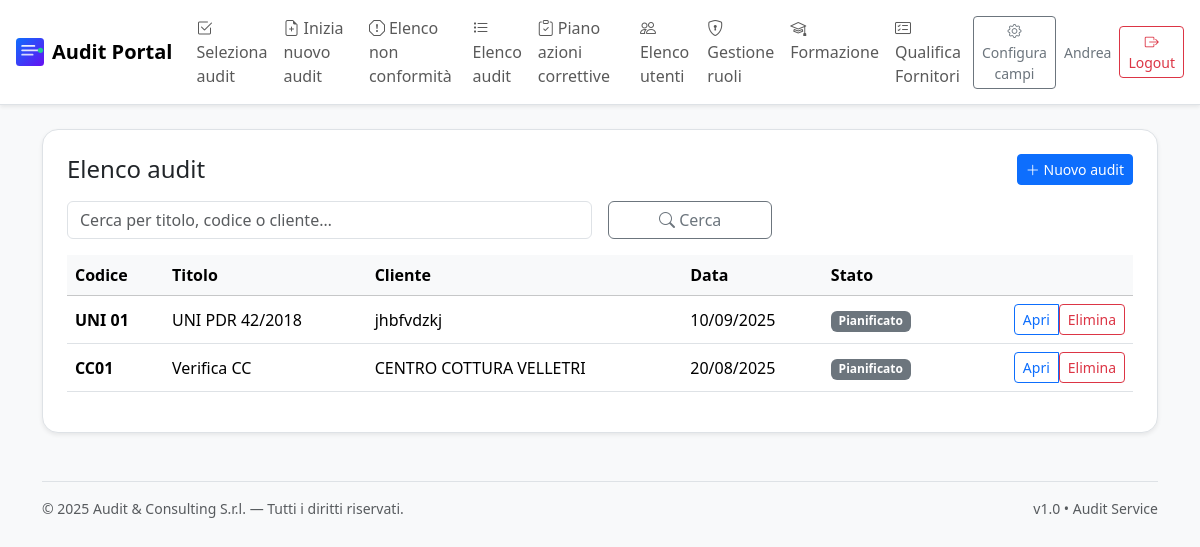
/audits (signed in), run on an earlier commit of the app's database.
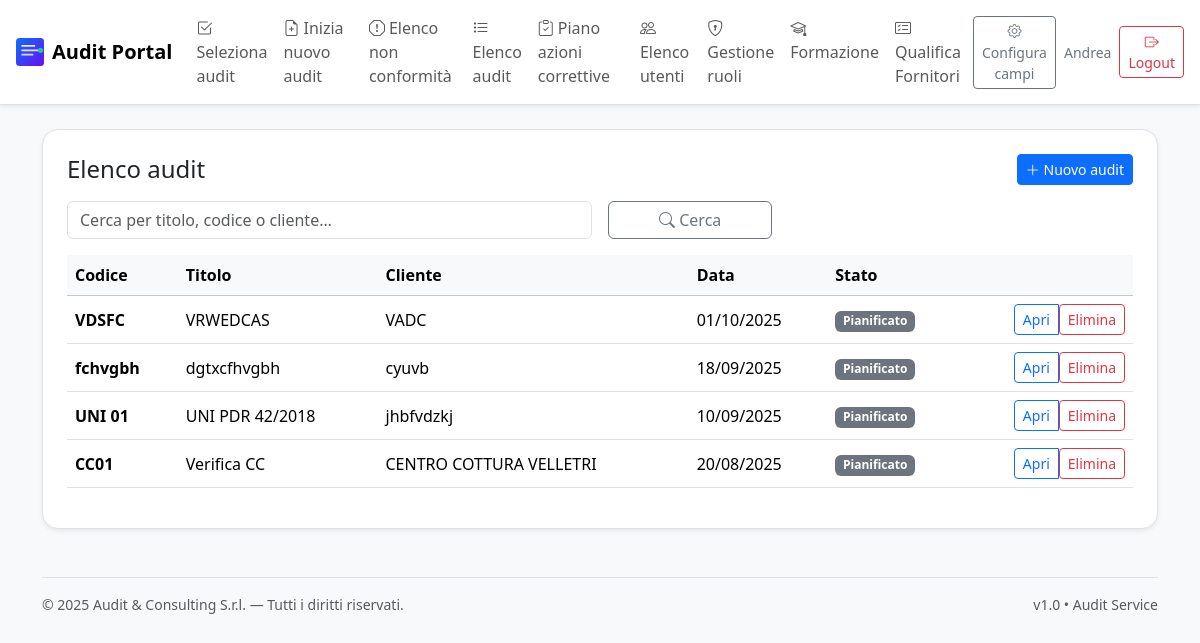
And on a later commit of the database.
### models.py (models this page shows, shortened)
class Audit(db.Model):
    __tablename__ = "audits"
    id = db.Column(db.Integer, primary_key=True)
    titolo = db.Column(db.String(200), nullable=False)
    codice = db.Column(db.String(50), unique=True, nullable=False)
    data_audit = db.Column(db.Date, nullable=False)
    cliente = db.Column(db.String(200), nullable=True)
    sede = db.Column(db.String(200), nullable=True)
    norma = db.Column(db.String(100), nullable=True)  # es: ISO 9001, ISO 37001, UNI/PdR 125
    stato = db.Column(db.String(50), default="In corso")  # In corso, Chiuso, Pianificato
    extra = db.Column(db.Text, nullable=True)  # JSON string per campi dinamici
    created_at = db.Column(db.DateTime, default=datetime.utcnow)
    non_conformita = db.relationship("NonConformita", backref="audit", cascade="all, delete-orphan")
    azioni = db.relationship("AzioneCorrettiva", backref="audit", cascade="all, delete-orphan")

### app.py (the view)
    @app.route("/audits")
    @login_required
    def list_audits():
        q = request.args.get("q", "").strip()
        query = Audit.query
        if q:
            like = f"%%{q.lower()}%%"
            query = query.filter(func.lower(Audit.titolo).like(like) | func.lower(Audit.codice).like(like) | func.lower(Audit.cliente).like(like))
        audits = query.order_by(Audit.data_audit.desc()).all()
        return render_template("list_audits.html", audits=audits, q=q)

### templates/list_audits.html
{% extends "base.html" %}
{% block content %}
  <div class="bg-white rounded-4 shadow-sm border p-4">
    <div class="d-flex align-items-center justify-content-between gap-2 flex-wrap mb-3">
      <h1 class="h4 mb-0">Elenco audit</h1>
      <a href="{{ url_for('new_audit') }}" class="btn btn-primary btn-sm"><i class="bi bi-plus-lg"></i> Nuovo audit</a>
    </div>
    <form method="get" class="row g-3 mb-3">
      <div class="col-md-6">
        <input type="search" class="form-control" name="q" placeholder="Cerca per titolo, codice o cliente…" value="{{ q }}">
      </div>
      <div class="col-md-2">
        <button class="btn btn-outline-secondary w-100" type="submit"><i class="bi bi-search"></i> Cerca</button>
      </div>
    </form>
    <div class="table-responsive">
      <table class="table align-middle">
        <thead class="table-light">
          <tr>
            <th>Codice</th>
            <th>Titolo</th>
            <th>Cliente</th>
            <th>Data</th>
            <th>Stato</th>
            <th></th>
          </tr>
        </thead>
        <tbody>
          {% for a in audits %}
          <tr>
            <td class="fw-semibold">{{ a.codice }}</td>
            <td>{{ a.titolo }}</td>
            <td>{{ a.cliente or "—" }}</td>
            <td>{{ a.data_audit.strftime("%d/%m/%Y") }}</td>
            <td><span class="badge bg-secondary">{{ a.stato }}</span></td>
            <td class="text-end"><div class="btn-group"><a href="{{ url_for('audit_detail', audit_id=a.id) }}" class="btn btn-outline-primary btn-sm">Apri</a><form method="post" action="{{ url_for('delete_audit', audit_id=a.id) }}" onsubmit="return confirm('Confermi eliminazione dell\'audit {{ a.codice }}? Operazione irreversibile.');"><button class="btn btn-outline-danger btn-sm">Elimina</button></form></div></td>
          </tr>
          {% else %}
          <tr><td colspan="6" class="text-center text-secondary">Nessun audit presente.</td></tr>
          {% endfor %}
        </tbody>
      </table>
    </div>
  </div>
{% endblock %}

What changed in the data, as far as the page shows it:
added Audit: codice "VDSFC", titolo "VRWEDCAS", cliente "VADC", data_audit "01/10/2025", stato "Pianificato"
added Audit: codice "fchvgbh", titolo "dgtxcfhvgbh", cliente "cyuvb", data_audit "18/09/2025", stato "Pianificato"
